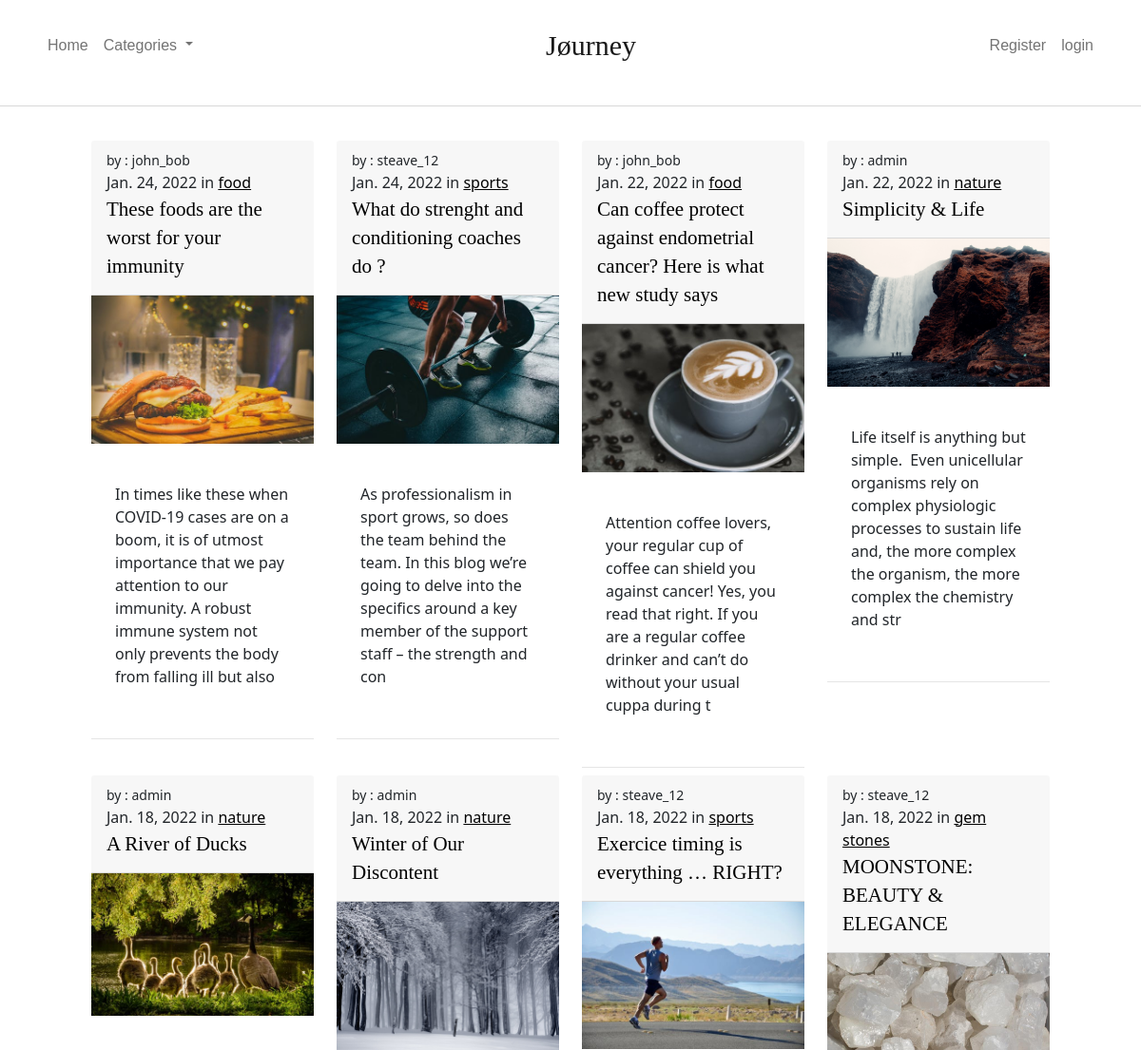
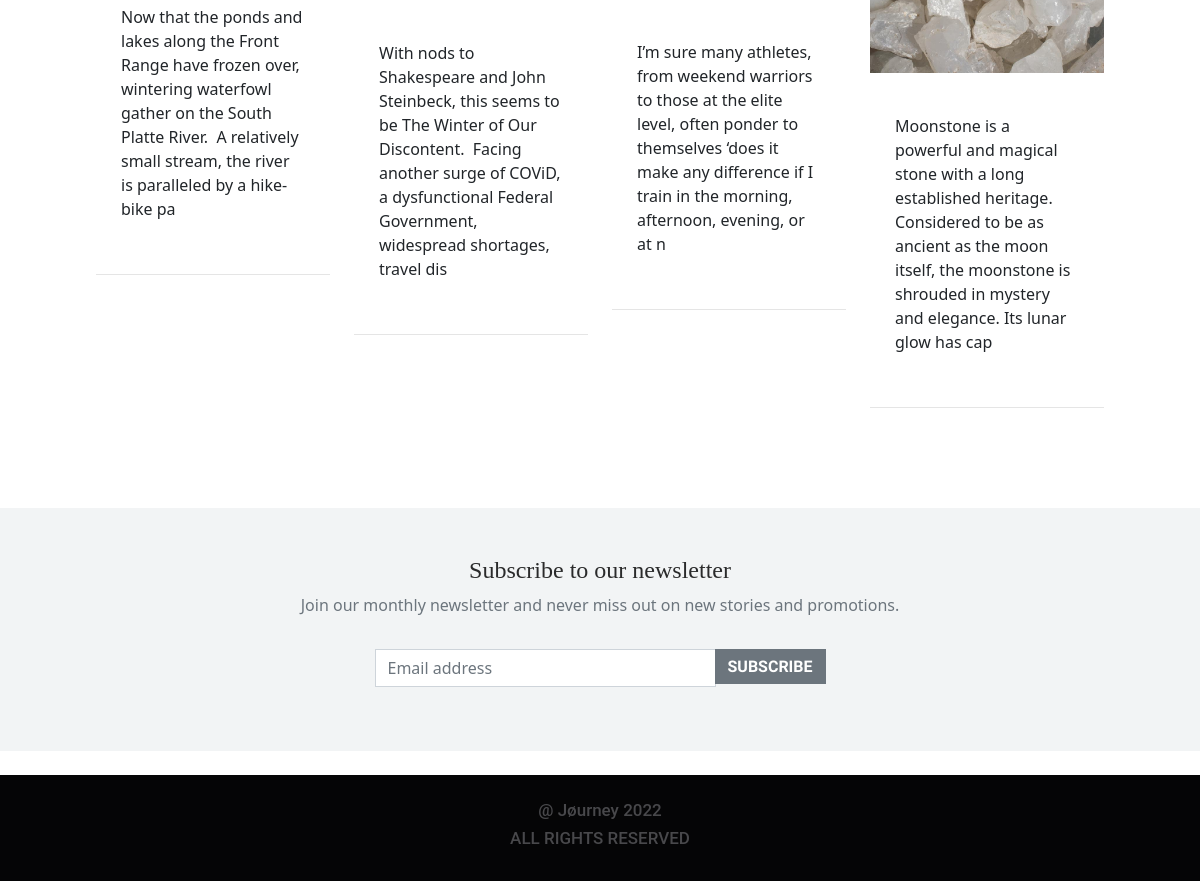
The page / on the database its author committed (2 pictures, top to bottom).
### blog_app/models.py (models this page shows, shortened)
class Post(models.Model):
    title=models.CharField(max_length=255)
    header_img=models.ImageField(null=True,blank=True,upload_to='images/')
    title_tag=models.CharField(max_length=255)
    author=models.ForeignKey(User,on_delete=models.CASCADE)
    body=RichTextField(blank=True,null=True)
    post_date=models.DateField(auto_now_add=True)
    category=models.CharField(max_length=255,default='coding')
    likes=models.ManyToManyField(User,related_name='blog_post')

### blog_app/views.py (the view)
# urls.py: path('',HomeView.as_view(),name='home'),
class HomeView(ListView):
    model= Post
    template_name='home.html'
    ordering=['-post_date']
    def get_context_data(self,*args,**kwargs):
        catg_menu=Category.objects.all()
        context=super(HomeView,self).get_context_data(*args,**kwargs)
        context["catg_menu"]=catg_menu
        return context

### blog_app/models.py (called while the page is built)
    def __str__(self):
        return self.name

### blog_app/templates/home.html
{% extends 'base.html' %}
{% load static %}
{% block content %}
  <div class="row">
    {% for post in object_list %}
        <div class="col-md-3">
        <article class="card my-1">
            <header class="card-header">
              <div class="card-meta">
                <small> by : {{post.author}}</small><br>
                <time>{{post.post_date}}</time> in <a href="{% url 'category' post.category|slugify  %}" class="ctg-link">{{post.category}}</a>
              </div>
              <a href="{% url 'article-detail' post.pk %}">
                <h4 class="card-title"><a href="{% url 'article-detail' post.pk %}">{{post.title}}</a></h4>
              </a>
            </header>
            <a href="{% url 'article-detail' post.pk %}">
                {% if post.header_img %}
              <img class="card-img home-post" src="{{ post.header_img.url }}" alt="" />
              {% endif %}
            </a>
            <div class="card-body cb-home">
              <p class="card-text">{{post.body|slice:":200"|safe}}</p>
            </div>
          </article>
        </div>
    {%endfor %}
  </div>
{% endblock%}

### blog_app/templates/base.html (shortened to what this page needs)
{% load static %}
<!doctype html>
<html lang="en">
  <head>
    <link href="https://cdn.jsdelivr.net/npm/bootstrap@5.1.3/dist/css/bootstrap.min.css" rel="stylesheet">
    <link rel="stylesheet" href="https://cdnjs.cloudflare.com/ajax/libs/font-awesome/5.15.2/css/all.min.css" >
    <link rel="stylesheet" href="{% static 'blog_app/css/style.css' %}">
  </head>
<body>
    <header>
      <nav class="navbar navbar-expand-md navbar-light bg-white absolute-top">
        <div class="container">
          <div class="collapse navbar-collapse order-3 order-md-2" id="navbar-left">
            <ul class="navbar-nav me-auto">
              <li class="nav-item">
                <a class="nav-link" href="{% url 'home' %}">Home</a>
              </li>
              {% if catg_menu %}
              <li class="nav-item dropdown">
                <a class="nav-link dropdown-toggle" href="#" id="navbarDropdown" role="button" data-bs-toggle="dropdown" aria-expanded="false">
                  Categories
                </a>
              </li>
              {% else %}
              <li class="nav-item">
                <a class="nav-link" href="{% url 'category-list' %}">Categories</a>
              </li>
              {% endif%}
            </ul>
          </div>
          <a class="navbar-brand mx-auto order-1 order-md-3" href="{% url 'home' %}">Jøurney</a>
          <div class="collapse navbar-collapse order-4 order-md-4" id="navbar-right">
            <ul class="navbar-nav ms-auto">
              {% if user.is_authenticated %}
                <li class="nav-item">
                  <a class="nav-link" href="{% url 'add_post' %}">Add post</a>
                </li>
                <li class="nav-item dropdown">
                  <a class="nav-link dropdown-toggle" href="#" id="navbarDropdown" role="button" data-bs-toggle="dropdown" aria-expanded="false">
                    {{user.first_name}}
                  </a>
                  <ul class="dropdown-menu dropdown-menu-end" aria-labelledby="navbarDropdown">
                    <li><a class="dropdown-item" href="{% url 'edit_profile' %}">Edit Settings</a></li>
                    {% if user.profile.id %}
                    <li><a class="dropdown-item" href="{% url 'edit_profile_page' user.profile.id %}">Edit Profile</a></li>
                    <li><a class="dropdown-item" href="{% url 'show_profile_page' user.profile.id %}">Show Profile</a></li>
                    {% else %}
                    <li><a class="dropdown-item" href="{% url 'create_profile_page' %}">Create Profile</a></li>
                    {% endif %}
                    <li><a class="dropdown-item" href="{% url 'logout' %}">logout</a></li>
                  </ul>
                </li>
              {% else %}
              <li class="nav-item">
                <a class="nav-link" href="{% url 'register' %}">Register</a>
              </li>
              <li class="nav-item">
                <a class="nav-link" href="{% url 'login' %}">login</a>
              </li>
              {% endif %}
            </ul>
          </div>
        </div>
      </nav>
    </header>
    <hr class="divider">
<div class="container-fluid pt-3">
{% block content %}
{% endblock%}
</div>
<div class="site-newsletter py-5">
  <div class="container">
    <div class="text-center">
      <h3 class="mb-2">Subscribe to our newsletter</h3>
      <p class="text-muted">Join our monthly newsletter and never miss out on new stories and promotions.</p>
      <div class="row">
        <div class="col-xs-12 col-sm-9 col-md-7 col-lg-5 ms-auto me-auto">
          <div class="input-group mb-3 mt-3">
            <input type="text" class="form-control frm" placeholder="Email address" aria-label="Email address">
            <span class="input-group-btn">
              <button class="btn btn-secondary" type="button">Subscribe</button>
            </span>
          </div>
        </div>
      </div>
    </div>
  </div>
</div>
<div class="banner-imgs">
<div class="row g-0">
  <div class="col-sm-6">
    <div class="row g-0">
      <div class="col-3">
      </div>
      <div class="col-3">
      </div>
      <div class="col-3">
      </div>
      <div class="col-3">
      </div>
    </div>
  </div>
  <div class="col-sm-6">
    <div class="row g-0">
      <div class="col-3">
      </div>
      <div class="col-3">
      </div>
      <div class="col-3">
      </div>
      <div class="col-3">
      </div>
    </div>
  </div>
</div>
</div>
<footer>
  <div class="container">
    <div class="footer-content text-center">
      <h4>@ Jøurney 2022</h4>
      <h4>ALL RIGHTS RESERVED</h4>
    </div>
  </div>
</footer>
</body>
</html>

### static/blog_app/css/style.css (style rules this page uses)
.container-fluid { padding: 6rem; }
.navbar-brand { color: black; font-size: 30px; font-family: 'PT Serif', serif; }
header { padding-bottom: 12px; padding-top: 12px; }
.navbar-nav .nav-item .nav-link, .dropdown-menu .dropdown-item { font-family: sans-serif; }
.card-meta .ctg-link { font-weight: 500; color: black; text-decoration: underline; }
.divider { background-color:rgba(0, 0, 0, 0.616) ; }
.card-title a { font-family: 'PT Serif', serif; text-decoration: none; color: rgba(0, 0, 0, 0.829); font-weight: 300; font-size: 21px; }
h1,.card-title { font-family: 'PT Serif', serif; text-decoration: none; color: rgba(0, 0, 0, 0.829); font-weight: 300; font-size: 25px; }
.card { border-radius: 0px; padding-bottom: 12px; border: none; border-bottom: 1px solid rgba(0, 0, 0, 0.1);; }
.home-post { width: 100%; border-radius: 0px; transition: all .2s ease-in-out; }
.card-header a { text-decoration: none; color: black; font-style: bold; }
.cb-home { padding: 25px; }
.site-newsletter { background-color: #F2F4F5; }
.site-newsletter h3 { font-family: 'PT Serif', serif; color: rgba(0, 0, 0, 0.829); font-weight: 400; font-size: 24px; }
.input-group .frm { border-radius: 0px; }
.input-group-btn .btn { border-radius: 0px; font-family: "PT Sans Caption", sans-serif; line-height:21px; font-weight: 700; text-transform: uppercase; }
footer { background-color: #050506; color: #48484b; padding: 25px; }
footer h4 { font-size: 17px; font-family: 'Roboto'; }

### rows shown on the page
Post: author "john_bob", post_date "Jan. 24, 2022", category "food", title "These foods are the worst for your immunity", header_img (picture), body "In times like these when COVID-19 cases are on a boom, it is of utmost importance that we pay attention to our immunity. A robust immune system not only prevents the body from falling ill but also"
Post: author "steave_12", post_date "Jan. 24, 2022", category "sports", title "What do strenght and conditioning coaches do ?", header_img (picture), body "As professionalism in sport grows, so does the team behind the team. In this blog we’re going to delve into the specifics around a key member of the support staff – the strength and con"
Post: author "john_bob", post_date "Jan. 22, 2022", category "food", title "Can coffee protect against endometrial cancer? Here is what new study says", header_img (picture), body "Attention coffee lovers, your regular cup of coffee can shield you against cancer! Yes, you read that right. If you are a regular coffee drinker and can’t do without your usual cuppa during t"
Post: author "admin", post_date "Jan. 22, 2022", category "nature", title "Simplicity & Life", header_img (picture), body "Life itself is anything but simple. Even unicellular organisms rely on complex physiologic processes to sustain life and, the more complex the organism, the more complex the chemistry and str"
Post: author "admin", post_date "Jan. 18, 2022", category "nature", title "A River of Ducks", header_img (picture), body "Now that the ponds and lakes along the Front Range have frozen over, wintering waterfowl gather on the South Platte River. A relatively small stream, the river is paralleled by a hike-bike pa"
Post: author "admin", post_date "Jan. 18, 2022", category "nature", title "Winter of Our Discontent", header_img (picture), body "With nods to Shakespeare and John Steinbeck, this seems to be The Winter of Our Discontent. Facing another surge of COViD, a dysfunctional Federal Government, widespread shortages, travel dis"
Post: author "steave_12", post_date "Jan. 18, 2022", category "sports", title "Exercice timing is everything … RIGHT?", header_img (picture), body "I’m sure many athletes, from weekend warriors to those at the elite level, often ponder to themselves ‘does it make any difference if I train in the morning, afternoon, evening, or at n"
Post: author "steave_12", post_date "Jan. 18, 2022", category "gem stones", title "MOONSTONE: BEAUTY & ELEGANCE", header_img (picture), body "Moonstone is a powerful and magical stone with a long established heritage. Considered to be as ancient as the moon itself, the moonstone is shrouded in mystery and elegance. Its lunar glow has cap"
